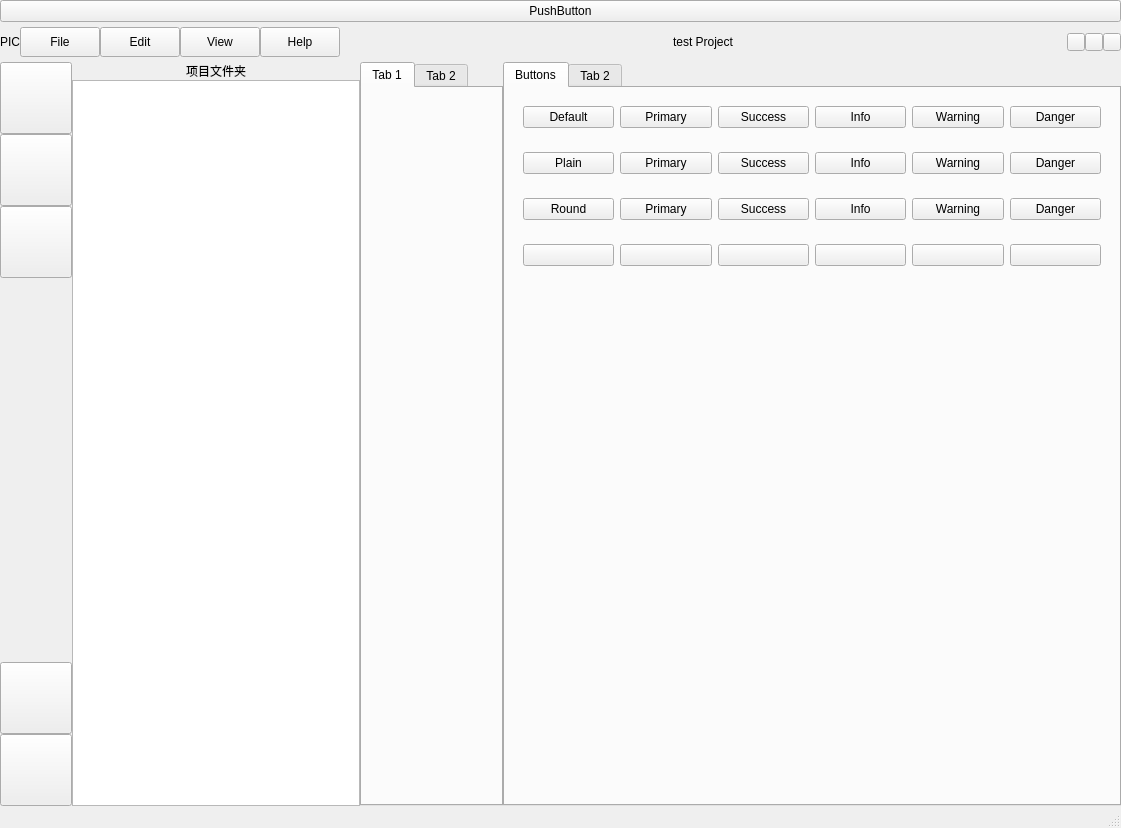
<?xml version="1.0" encoding="UTF-8"?>
<ui version="4.0">
 <class>ElemQssEidtorMainWindow</class>
 <widget class="QMainWindow" name="ElemQssEidtorMainWindow">
  <property name="geometry">
   <rect>
    <x>0</x>
    <y>0</y>
    <width>1121</width>
    <height>828</height>
   </rect>
  </property>
  <property name="windowTitle">
   <string>ElementUI Qss Editor</string>
  </property>
  <widget class="QWidget" name="centralwidget">
   <layout class="QVBoxLayout" name="verticalLayout_4">
    <property name="spacing">
     <number>0</number>
    </property>
    <property name="leftMargin">
     <number>0</number>
    </property>
    <property name="topMargin">
     <number>0</number>
    </property>
    <property name="rightMargin">
     <number>0</number>
    </property>
    <property name="bottomMargin">
     <number>0</number>
    </property>
    <item>
     <widget class="QPushButton" name="reloadBtn">
      <property name="text">
       <string>PushButton</string>
      </property>
     </widget>
    </item>
    <item>
     <widget class="QWidget" name="titleWidget" native="true">
      <property name="sizePolicy">
       <sizepolicy hsizetype="Preferred" vsizetype="Fixed">
        <horstretch>0</horstretch>
        <verstretch>0</verstretch>
       </sizepolicy>
      </property>
      <property name="minimumSize">
       <size>
        <width>0</width>
        <height>40</height>
       </size>
      </property>
      <property name="maximumSize">
       <size>
        <width>16777215</width>
        <height>40</height>
       </size>
      </property>
      <layout class="QHBoxLayout" name="horizontalLayout_8">
       <property name="spacing">
        <number>0</number>
       </property>
       <property name="leftMargin">
        <number>0</number>
       </property>
       <property name="topMargin">
        <number>0</number>
       </property>
       <property name="rightMargin">
        <number>0</number>
       </property>
       <property name="bottomMargin">
        <number>0</number>
       </property>
       <item>
        <widget class="QLabel" name="logo">
         <property name="text">
          <string>PIC</string>
         </property>
        </widget>
       </item>
       <item>
        <widget class="QPushButton" name="fileBtn">
         <property name="minimumSize">
          <size>
           <width>0</width>
           <height>30</height>
          </size>
         </property>
         <property name="text">
          <string>File</string>
         </property>
        </widget>
       </item>
       <item>
        <widget class="QPushButton" name="editBtn">
         <property name="sizePolicy">
          <sizepolicy hsizetype="Minimum" vsizetype="Fixed">
           <horstretch>0</horstretch>
           <verstretch>0</verstretch>
          </sizepolicy>
         </property>
         <property name="minimumSize">
          <size>
           <width>0</width>
           <height>30</height>
          </size>
         </property>
         <property name="text">
          <string>Edit</string>
         </property>
        </widget>
       </item>
       <item>
        <widget class="QPushButton" name="viewBtn">
         <property name="minimumSize">
          <size>
           <width>0</width>
           <height>30</height>
          </size>
         </property>
         <property name="text">
          <string>View</string>
         </property>
        </widget>
       </item>
       <item>
        <widget class="QPushButton" name="helpBtn">
         <property name="minimumSize">
          <size>
           <width>0</width>
           <height>30</height>
          </size>
         </property>
         <property name="text">
          <string>Help</string>
         </property>
        </widget>
       </item>
       <item>
        <spacer name="horizontalSpacer">
         <property name="orientation">
          <enum>Qt::Horizontal</enum>
         </property>
         <property name="sizeHint" stdset="0">
          <size>
           <width>40</width>
           <height>20</height>
          </size>
         </property>
        </spacer>
       </item>
       <item>
        <widget class="QLabel" name="projectTitleLabel">
         <property name="text">
          <string>test Project</string>
         </property>
        </widget>
       </item>
       <item>
        <spacer name="horizontalSpacer_2">
         <property name="orientation">
          <enum>Qt::Horizontal</enum>
         </property>
         <property name="sizeHint" stdset="0">
          <size>
           <width>40</width>
           <height>20</height>
          </size>
         </property>
        </spacer>
       </item>
       <item>
        <widget class="QPushButton" name="minBtn">
         <property name="sizePolicy">
          <sizepolicy hsizetype="Fixed" vsizetype="Fixed">
           <horstretch>0</horstretch>
           <verstretch>0</verstretch>
          </sizepolicy>
         </property>
         <property name="minimumSize">
          <size>
           <width>18</width>
           <height>18</height>
          </size>
         </property>
         <property name="maximumSize">
          <size>
           <width>18</width>
           <height>18</height>
          </size>
         </property>
         <property name="text">
          <string/>
         </property>
         <property name="icon">
          <iconset theme="zoom-in">
           <normaloff>../pvcs/ui</normaloff>../pvcs/ui</iconset>
         </property>
        </widget>
       </item>
       <item>
        <widget class="QPushButton" name="maxBtn">
         <property name="minimumSize">
          <size>
           <width>18</width>
           <height>18</height>
          </size>
         </property>
         <property name="maximumSize">
          <size>
           <width>18</width>
           <height>18</height>
          </size>
         </property>
         <property name="text">
          <string/>
         </property>
        </widget>
       </item>
       <item>
        <widget class="QPushButton" name="closeBtn">
         <property name="minimumSize">
          <size>
           <width>18</width>
           <height>18</height>
          </size>
         </property>
         <property name="maximumSize">
          <size>
           <width>18</width>
           <height>18</height>
          </size>
         </property>
         <property name="text">
          <string/>
         </property>
        </widget>
       </item>
      </layout>
     </widget>
    </item>
    <item>
     <widget class="QWidget" name="mainWidget" native="true">
      <layout class="QHBoxLayout" name="horizontalLayout" stretch="1,0">
       <property name="spacing">
        <number>0</number>
       </property>
       <property name="leftMargin">
        <number>0</number>
       </property>
       <property name="topMargin">
        <number>0</number>
       </property>
       <property name="rightMargin">
        <number>0</number>
       </property>
       <property name="bottomMargin">
        <number>0</number>
       </property>
       <item>
        <widget class="QWidget" name="leftWidget" native="true">
         <property name="sizePolicy">
          <sizepolicy hsizetype="Fixed" vsizetype="Preferred">
           <horstretch>0</horstretch>
           <verstretch>0</verstretch>
          </sizepolicy>
         </property>
         <property name="minimumSize">
          <size>
           <width>72</width>
           <height>0</height>
          </size>
         </property>
         <property name="maximumSize">
          <size>
           <width>72</width>
           <height>16777215</height>
          </size>
         </property>
         <layout class="QVBoxLayout" name="verticalLayout_2">
          <property name="spacing">
           <number>0</number>
          </property>
          <property name="leftMargin">
           <number>0</number>
          </property>
          <property name="topMargin">
           <number>0</number>
          </property>
          <property name="rightMargin">
           <number>0</number>
          </property>
          <property name="bottomMargin">
           <number>0</number>
          </property>
          <item>
           <widget class="QPushButton" name="processBtn">
            <property name="sizePolicy">
             <sizepolicy hsizetype="Minimum" vsizetype="Fixed">
              <horstretch>72</horstretch>
              <verstretch>72</verstretch>
             </sizepolicy>
            </property>
            <property name="minimumSize">
             <size>
              <width>72</width>
              <height>72</height>
             </size>
            </property>
            <property name="styleSheet">
             <string notr="true"/>
            </property>
            <property name="text">
             <string/>
            </property>
            <property name="icon">
             <iconset resource="../resource/qrc/mainQrc.qrc">
              <normaloff>:/dark/img/process.png</normaloff>
              <normalon>:/dark/img/process_blue.png</normalon>
              <activeon>:/dark/img/process_blue.png</activeon>
              <selectedon>:/dark/img/process_blue.png</selectedon>:/dark/img/process.png</iconset>
            </property>
            <property name="iconSize">
             <size>
              <width>36</width>
              <height>36</height>
             </size>
            </property>
           </widget>
          </item>
          <item>
           <widget class="QPushButton" name="documentBtn">
            <property name="minimumSize">
             <size>
              <width>72</width>
              <height>72</height>
             </size>
            </property>
            <property name="maximumSize">
             <size>
              <width>72</width>
              <height>72</height>
             </size>
            </property>
            <property name="text">
             <string/>
            </property>
            <property name="icon">
             <iconset resource="../resource/qrc/mainQrc.qrc">
              <normaloff>:/dark/img/document.png</normaloff>
              <activeon>:/dark/img/document_blue.png</activeon>
              <selectedon>:/dark/img/document_blue.png</selectedon>:/dark/img/document.png</iconset>
            </property>
            <property name="iconSize">
             <size>
              <width>36</width>
              <height>36</height>
             </size>
            </property>
           </widget>
          </item>
          <item>
           <widget class="QPushButton" name="searchBtn">
            <property name="minimumSize">
             <size>
              <width>72</width>
              <height>72</height>
             </size>
            </property>
            <property name="maximumSize">
             <size>
              <width>72</width>
              <height>72</height>
             </size>
            </property>
            <property name="text">
             <string/>
            </property>
            <property name="icon">
             <iconset resource="../resource/qrc/mainQrc.qrc">
              <normaloff>:/dark/img/search.png</normaloff>
              <activeon>:/dark/img/search_blue.png</activeon>
              <selectedon>:/dark/img/search_blue.png</selectedon>:/dark/img/search.png</iconset>
            </property>
            <property name="iconSize">
             <size>
              <width>36</width>
              <height>36</height>
             </size>
            </property>
           </widget>
          </item>
          <item>
           <spacer name="verticalSpacer">
            <property name="orientation">
             <enum>Qt::Vertical</enum>
            </property>
            <property name="sizeHint" stdset="0">
             <size>
              <width>20</width>
              <height>40</height>
             </size>
            </property>
           </spacer>
          </item>
          <item>
           <widget class="QPushButton" name="settingBtn">
            <property name="minimumSize">
             <size>
              <width>72</width>
              <height>72</height>
             </size>
            </property>
            <property name="maximumSize">
             <size>
              <width>72</width>
              <height>72</height>
             </size>
            </property>
            <property name="text">
             <string/>
            </property>
            <property name="icon">
             <iconset resource="../resource/qrc/mainQrc.qrc">
              <normaloff>:/dark/img/setting.png</normaloff>
              <activeon>:/dark/img/setting_blue.png</activeon>
              <selectedon>:/dark/img/setting_blue.png</selectedon>:/dark/img/setting.png</iconset>
            </property>
            <property name="iconSize">
             <size>
              <width>36</width>
              <height>36</height>
             </size>
            </property>
           </widget>
          </item>
          <item>
           <widget class="QPushButton" name="githubBtn">
            <property name="minimumSize">
             <size>
              <width>72</width>
              <height>72</height>
             </size>
            </property>
            <property name="maximumSize">
             <size>
              <width>72</width>
              <height>72</height>
             </size>
            </property>
            <property name="text">
             <string/>
            </property>
            <property name="icon">
             <iconset resource="../resource/qrc/mainQrc.qrc">
              <normaloff>:/dark/img/github.png</normaloff>
              <activeon>:/dark/img/github_blue.png</activeon>
              <selectedon>:/dark/img/github_blue.png</selectedon>:/dark/img/github.png</iconset>
            </property>
            <property name="iconSize">
             <size>
              <width>36</width>
              <height>36</height>
             </size>
            </property>
           </widget>
          </item>
         </layout>
        </widget>
       </item>
       <item>
        <widget class="QSplitter" name="splitter">
         <property name="lineWidth">
          <number>0</number>
         </property>
         <property name="orientation">
          <enum>Qt::Horizontal</enum>
         </property>
         <property name="handleWidth">
          <number>0</number>
         </property>
         <widget class="QWidget" name="ListWidget" native="true">
          <layout class="QVBoxLayout" name="verticalLayout_6">
           <property name="spacing">
            <number>0</number>
           </property>
           <property name="leftMargin">
            <number>0</number>
           </property>
           <property name="topMargin">
            <number>0</number>
           </property>
           <property name="rightMargin">
            <number>0</number>
           </property>
           <property name="bottomMargin">
            <number>0</number>
           </property>
           <item>
            <widget class="QLabel" name="functionLabel">
             <property name="text">
              <string>项目文件夹</string>
             </property>
             <property name="alignment">
              <set>Qt::AlignCenter</set>
             </property>
            </widget>
           </item>
           <item>
            <widget class="QListWidget" name="listWidget"/>
           </item>
          </layout>
         </widget>
         <widget class="QWidget" name="EditorWidget" native="true">
          <layout class="QVBoxLayout" name="verticalLayout">
           <property name="spacing">
            <number>0</number>
           </property>
           <property name="leftMargin">
            <number>0</number>
           </property>
           <property name="topMargin">
            <number>0</number>
           </property>
           <property name="rightMargin">
            <number>0</number>
           </property>
           <property name="bottomMargin">
            <number>0</number>
           </property>
           <item>
            <widget class="QStackedWidget" name="stackedWidget">
             <property name="currentIndex">
              <number>0</number>
             </property>
             <widget class="QWidget" name="editorPage">
              <layout class="QVBoxLayout" name="verticalLayout_5">
               <property name="spacing">
                <number>0</number>
               </property>
               <property name="leftMargin">
                <number>0</number>
               </property>
               <property name="topMargin">
                <number>0</number>
               </property>
               <property name="rightMargin">
                <number>0</number>
               </property>
               <property name="bottomMargin">
                <number>0</number>
               </property>
               <item>
                <widget class="QTabWidget" name="EditorTabWidget">
                 <property name="currentIndex">
                  <number>0</number>
                 </property>
                 <widget class="CodeEditor" name="CodeEditor">
                  <attribute name="title">
                   <string>Tab 1</string>
                  </attribute>
                 </widget>
                 <widget class="QWidget" name="tab_4">
                  <attribute name="title">
                   <string>Tab 2</string>
                  </attribute>
                 </widget>
                </widget>
               </item>
              </layout>
             </widget>
            </widget>
           </item>
          </layout>
         </widget>
         <widget class="QWidget" name="previewWidget" native="true">
          <layout class="QVBoxLayout" name="verticalLayout_3">
           <property name="spacing">
            <number>0</number>
           </property>
           <property name="leftMargin">
            <number>0</number>
           </property>
           <property name="topMargin">
            <number>0</number>
           </property>
           <property name="rightMargin">
            <number>0</number>
           </property>
           <property name="bottomMargin">
            <number>0</number>
           </property>
           <item>
            <widget class="QTabWidget" name="previewTabWidget">
             <widget class="QWidget" name="ButtonTab">
              <attribute name="title">
               <string>Buttons</string>
              </attribute>
              <layout class="QVBoxLayout" name="verticalLayout_7">
               <item>
                <widget class="QWidget" name="widget_2" native="true">
                 <layout class="QHBoxLayout" name="horizontalLayout_3">
                  <item>
                   <widget class="QPushButton" name="DefaultBtn">
                    <property name="text">
                     <string>Default</string>
                    </property>
                   </widget>
                  </item>
                  <item>
                   <widget class="QPushButton" name="PrimaryBtn">
                    <property name="text">
                     <string>Primary</string>
                    </property>
                   </widget>
                  </item>
                  <item>
                   <widget class="QPushButton" name="SuccessBtn">
                    <property name="text">
                     <string>Success</string>
                    </property>
                   </widget>
                  </item>
                  <item>
                   <widget class="QPushButton" name="InfoBtn">
                    <property name="text">
                     <string>Info</string>
                    </property>
                   </widget>
                  </item>
                  <item>
                   <widget class="QPushButton" name="WarningBtn">
                    <property name="text">
                     <string>Warning</string>
                    </property>
                   </widget>
                  </item>
                  <item>
                   <widget class="QPushButton" name="DangerBtn">
                    <property name="text">
                     <string>Danger</string>
                    </property>
                   </widget>
                  </item>
                 </layout>
                </widget>
               </item>
               <item>
                <widget class="QWidget" name="widget_3" native="true">
                 <layout class="QHBoxLayout" name="horizontalLayout_5">
                  <item>
                   <widget class="QPushButton" name="PlainBtn">
                    <property name="text">
                     <string>Plain</string>
                    </property>
                   </widget>
                  </item>
                  <item>
                   <widget class="QPushButton" name="PlainPrimaryBtn">
                    <property name="text">
                     <string>Primary</string>
                    </property>
                   </widget>
                  </item>
                  <item>
                   <widget class="QPushButton" name="PlainSuccessBtn">
                    <property name="text">
                     <string>Success</string>
                    </property>
                   </widget>
                  </item>
                  <item>
                   <widget class="QPushButton" name="PlainInfoBtn">
                    <property name="text">
                     <string>Info</string>
                    </property>
                   </widget>
                  </item>
                  <item>
                   <widget class="QPushButton" name="PlainWarningBtn">
                    <property name="text">
                     <string>Warning</string>
                    </property>
                   </widget>
                  </item>
                  <item>
                   <widget class="QPushButton" name="PlainDangerBtn">
                    <property name="text">
                     <string>Danger</string>
                    </property>
                   </widget>
                  </item>
                 </layout>
                </widget>
               </item>
               <item>
                <widget class="QWidget" name="widget" native="true">
                 <layout class="QHBoxLayout" name="horizontalLayout_2">
                  <item>
                   <widget class="QPushButton" name="pushButton">
                    <property name="text">
                     <string>Round</string>
                    </property>
                   </widget>
                  </item>
                  <item>
                   <widget class="QPushButton" name="pushButton_2">
                    <property name="text">
                     <string>Primary</string>
                    </property>
                   </widget>
                  </item>
                  <item>
                   <widget class="QPushButton" name="pushButton_3">
                    <property name="text">
                     <string>Success</string>
                    </property>
                   </widget>
                  </item>
                  <item>
                   <widget class="QPushButton" name="pushButton_4">
                    <property name="text">
                     <string>Info</string>
                    </property>
                   </widget>
                  </item>
                  <item>
                   <widget class="QPushButton" name="pushButton_5">
                    <property name="text">
                     <string>Warning</string>
                    </property>
                   </widget>
                  </item>
                  <item>
                   <widget class="QPushButton" name="pushButton_6">
                    <property name="text">
                     <string>Danger</string>
                    </property>
                   </widget>
                  </item>
                 </layout>
                </widget>
               </item>
               <item>
                <widget class="QWidget" name="widget_4" native="true">
                 <layout class="QHBoxLayout" name="horizontalLayout_4">
                  <item>
                   <widget class="QPushButton" name="pushButton_20">
                    <property name="text">
                     <string/>
                    </property>
                   </widget>
                  </item>
                  <item>
                   <widget class="QPushButton" name="pushButton_21">
                    <property name="text">
                     <string/>
                    </property>
                   </widget>
                  </item>
                  <item>
                   <widget class="QPushButton" name="pushButton_22">
                    <property name="text">
                     <string/>
                    </property>
                   </widget>
                  </item>
                  <item>
                   <widget class="QPushButton" name="pushButton_23">
                    <property name="text">
                     <string/>
                    </property>
                   </widget>
                  </item>
                  <item>
                   <widget class="QPushButton" name="pushButton_24">
                    <property name="text">
                     <string/>
                    </property>
                   </widget>
                  </item>
                  <item>
                   <widget class="QPushButton" name="pushButton_25">
                    <property name="text">
                     <string/>
                    </property>
                   </widget>
                  </item>
                 </layout>
                </widget>
               </item>
               <item>
                <spacer name="verticalSpacer_2">
                 <property name="orientation">
                  <enum>Qt::Vertical</enum>
                 </property>
                 <property name="sizeHint" stdset="0">
                  <size>
                   <width>20</width>
                   <height>40</height>
                  </size>
                 </property>
                </spacer>
               </item>
              </layout>
             </widget>
             <widget class="QWidget" name="tab_2">
              <attribute name="title">
               <string>Tab 2</string>
              </attribute>
             </widget>
            </widget>
           </item>
          </layout>
         </widget>
        </widget>
       </item>
      </layout>
     </widget>
    </item>
   </layout>
  </widget>
  <widget class="QMenuBar" name="menubar">
   <property name="geometry">
    <rect>
     <x>0</x>
     <y>0</y>
     <width>1121</width>
     <height>26</height>
    </rect>
   </property>
  </widget>
  <widget class="QStatusBar" name="statusbar"/>
 </widget>
 <customwidgets>
  <customwidget>
   <class>CodeEditor</class>
   <extends>QWidget</extends>
   <header>codeeditor.h</header>
   <container>1</container>
  </customwidget>
 </customwidgets>
 <resources>
  <include location="../resource/qrc/mainQrc.qrc"/>
 </resources>
 <connections/>
</ui>
